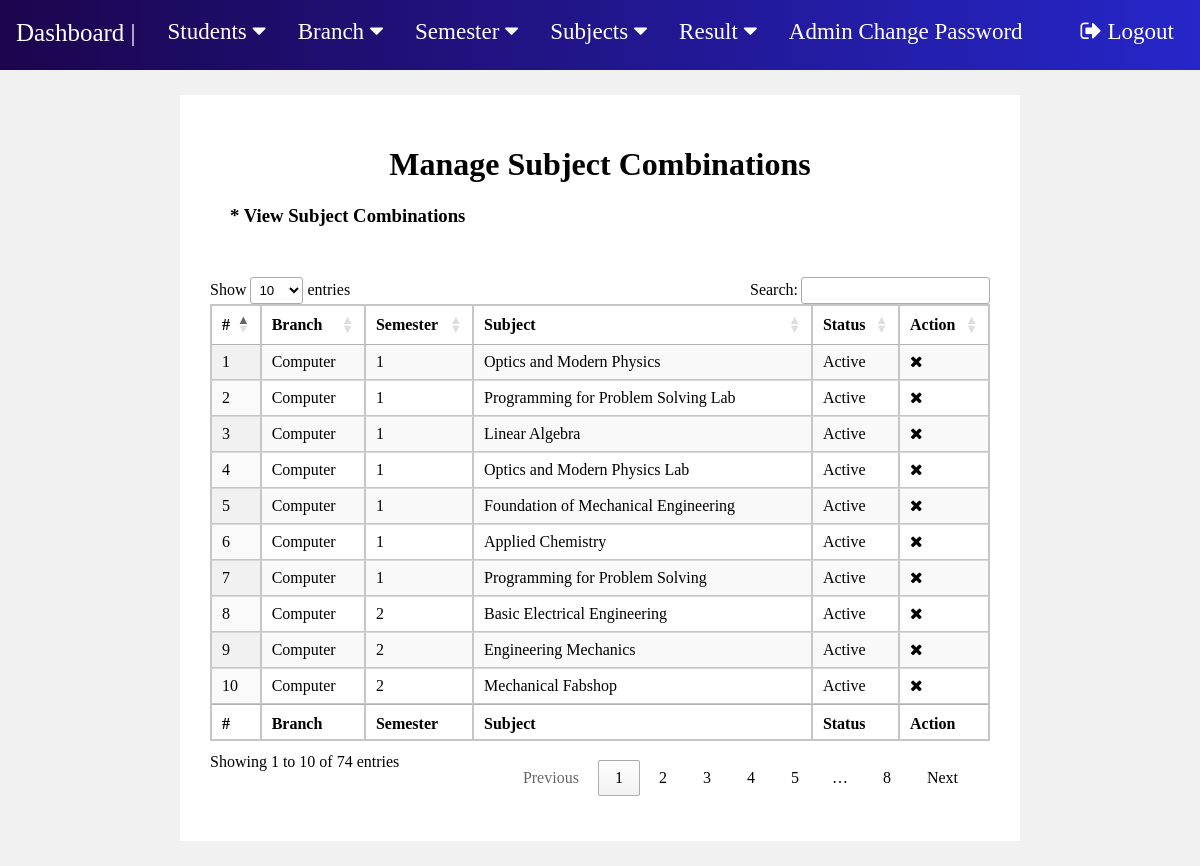
Page /manage-subjcomb.php (signed in) on the committed database.
### tables this page shows
CREATE TABLE `subject_comb` (
  `comb_id` int(200) NOT NULL,
  `branch_id` int(50) NOT NULL,
  `sem_id` int(9) NOT NULL,
  `subj_id` int(200) NOT NULL,
  `status` int(1) NOT NULL
);

CREATE TABLE `branch` (
  `branch_id` int(50) NOT NULL,
  `branch` varchar(100) NOT NULL
);

CREATE TABLE `semester` (
  `sem_id` int(9) NOT NULL,
  `semester` int(100) NOT NULL
);

CREATE TABLE `subjects` (
  `subj_id` int(200) NOT NULL,
  `subj_name` varchar(200) NOT NULL,
  `subj_code` varchar(100) NOT NULL,
  `status` int(1) NOT NULL
);

### manage-subjcomb.php (the view, shortened to what this page needs)
<?php
include "includes/connection.php";
?>
<!DOCTYPE html>
<html lang="en">
<head>
    <link rel="stylesheet" type="text/css" href="css/fp1.css?version=51">
	<link rel="stylesheet" href=
"https://cdn.datatables.net/1.10.22/css/jquery.dataTables.min.css" />
</head>
<body>
    <?php include "nav.php";?>
    <div class="m2">
        <h1 style="text-align:center;">Manage Subject Combinations</h1>
        <h3 style="margin : 20px; margin-bottom:50px">* View Subject Combinations</h3>
        <table id="tableID" class="display">
            <thead  >
                <tr >
                    <th >#</th>
                    <th>Branch</th>
                    <th>Semester</th>
                    <th>Subject</th>
                    <th>Status</th>
                    <th>Action</th>
                </tr>
            </thead>
            <tfoot>
                <tr>
                    <th >#</th>
                    <th>Branch</th>
                    <th>Semester</th>
                    <th>Subject</th>
                    <th>Status</th>
                    <th>Action</th>
                </tr>
            </tfoot>
            <tbody>
<?php
$sql = "SELECT branch.branch, semester.semester, subjects.subj_name, subject_comb.comb_id as scid, subject_comb.status from subject_comb join branch on subject_comb.branch_id = branch.branch_id join semester on subject_comb.sem_id = semester.sem_id join subjects on subjects.subj_id = subject_comb.subj_id order by semester";
$result = mysqli_query($conn, $sql);
$c = 1;
$num = mysqli_num_rows($result);
if($num > 0){
    while($row = mysqli_fetch_assoc($result)){
        ?>
        <tr>
            <td><?php echo $c;?></td>
            <td><?php echo $row['branch'];?></td>
            <td><?php echo $row['semester'];?></td>
            <td><?php echo $row['subj_name'];?></td>
            <td><?php if($row['status'] == 1){
                echo "Active";
            }
            else{
                echo "Blocked";
            };?></td>
<td>
<?php if($row['status']=='0')
{ ?>
<a href="manage-subjcomb.php?acid=<?php echo $row['scid'];?>" onclick="confirm('Do you really want to ativate this subject');"><i class="fa fa-check" title="Acticvate Record"></i> </a><?php } else {?>
<a href="manage-subjcomb.php?did=<?php echo $row['scid'];?>" onclick="confirm('Do you really want to deativate this subject');"><i class="fa fa-times" title="Deactivate Record"></i> </a>
<?php }?>
</td>
</tr>
        <?php
        $c++;
    }
}
?>
            </tbody>
        </table>
    </div>
</body>
</html>

### css/fp1.css (style rules this page uses)
body { background-color: rgb(241, 241, 241); margin: 0; }
table { border: 1px solid rgb(199, 197, 197); margin: auto auto; border-collapse: collapse; width: 95%; margin-bottom: 50px; }
th, td { border-collapse: collapse; padding: 8px; text-align: left; border: 1px solid rgb(199, 197, 197); border-collapse: collapse; }
th { text-align: left; }
a { text-decoration: none; color: black; }
.m2 { background-color:White; border: 30px solid white; margin : 25px auto; width: 65%; }

### rows in the picture
subject_comb: branch.branch "Computer", sem.semester "1", subj.subj_name "Optics and Modern Physics", status "Active"
subject_comb: branch.branch "Computer", sem.semester "1", subj.subj_name "Programming for Problem Solving Lab", status "Active"
subject_comb: branch.branch "Computer", sem.semester "1", subj.subj_name "Linear Algebra", status "Active"
subject_comb: branch.branch "Computer", sem.semester "1", subj.subj_name "Optics and Modern Physics Lab", status "Active"
subject_comb: branch.branch "Computer", sem.semester "1", subj.subj_name "Foundation of Mechanical Engineering", status "Active"
subject_comb: branch.branch "Computer", sem.semester "1", subj.subj_name "Applied Chemistry", status "Active"
subject_comb: branch.branch "Computer", sem.semester "1", subj.subj_name "Programming for Problem Solving", status "Active"
subject_comb: branch.branch "Computer", sem.semester "2", subj.subj_name "Basic Electrical Engineering", status "Active"
subject_comb: branch.branch "Computer", sem.semester "2", subj.subj_name "Engineering Mechanics", status "Active"
subject_comb: branch.branch "Computer", sem.semester "2", subj.subj_name "Mechanical Fabshop", status "Active"
